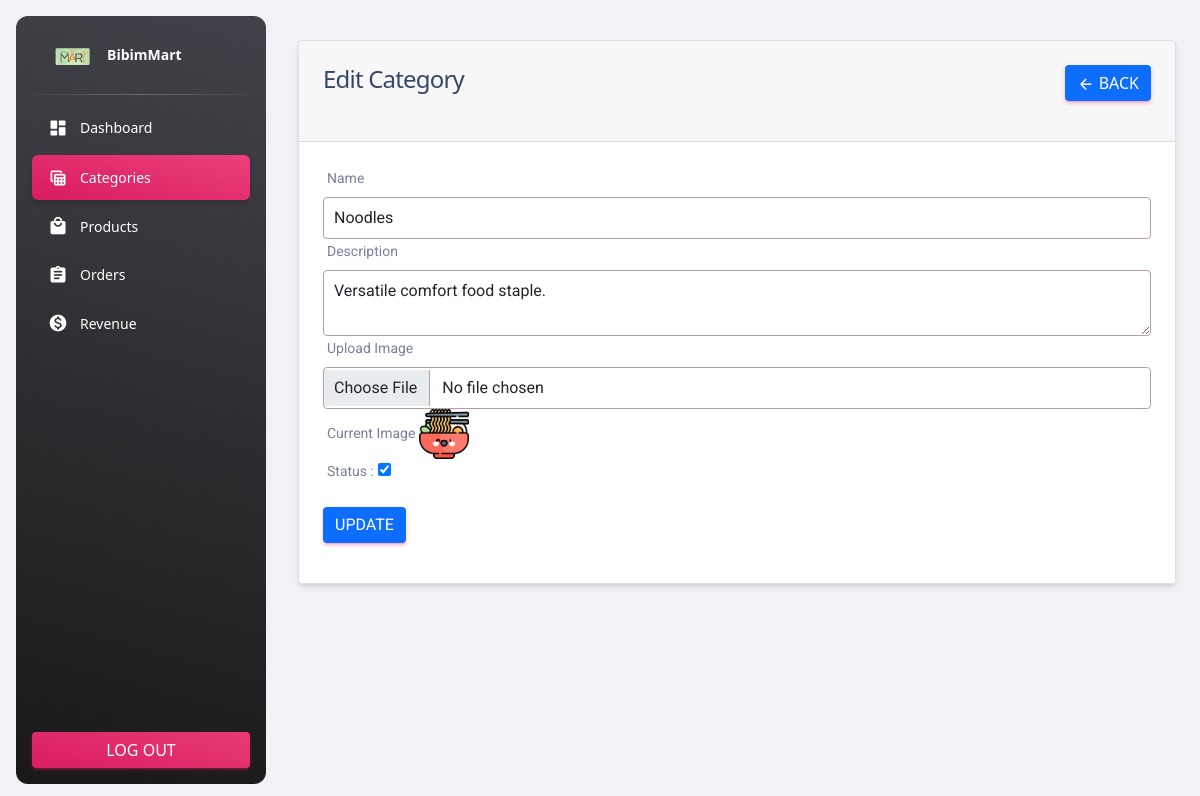
/admin/edit-cat.php?id=3, run on the app's committed database.
### tables this page shows
CREATE TABLE `product_cat` (
  `product_cat_id` int(11) NOT NULL,
  `product_cat_name` varchar(50) NOT NULL,
  `product_cat_desc` varchar(50) NOT NULL,
  `product_cat_image` varchar(191) NOT NULL,
  `product_status` varchar(1) NOT NULL
);

### myfunctions.php (called while the page is built, shortened)
<?php
$conn = connection();
function getByIDcat($table, $id){
    global $conn;
    $query = "SELECT * FROM $table WHERE product_cat_id='$id' ";
    $query_run = mysqli_query($conn, $query);
    return $query_run;
}
?>

### admin/edit-cat.php (the view, shortened to what this page needs)
<?php
include ('includes/header.php');
?>
<div class="container">
    <div class="row mt-3">
        <div class="col-md-12">
            <?php
            if (isset($_GET['id'])) {
                $id = $_GET['id'];
                $category = getByIDcat("product_cat", $id);
                if (mysqli_num_rows($category) > 0) {
                    $data = mysqli_fetch_array($category);
                    ?>
                    <div class="card">
                    <div class="card-header">
                        <h4>Edit Category
                        <a href="category.php" class="btn btn-primary float-end"><i class="material-icons">arrow_back</i> Back</a>
                        </h4>
                    </div>
                    <div class="card-body">
                        <form action="code.php" method="POST" enctype="multipart/form-data">
                            <div class="row">
                                <div class="col-md-12">
                                    <label for="name">Name</label>
                                    <input type="text" name="name" value="<?=$data['product_cat_name'] ?>" placeholder="Enter category name" class="form-control"></input>
                                </div>
                                <div class="col-md-12">
                                    <label for="description">Description</label>
                                    <textarea rows="2" name="description" placeholder="Enter category description"
                                        class="form-control"><?=$data['product_cat_desc']?></textarea>
                                </div>
                                <div class="col-md-12">
                                    <label for="image">Upload Image</label>
                                    <input type="file" name="image" class="form-control">
                                    <label for="image">Current Image</label>
                                    <img src="../uploads/<?=$data['product_cat_image']?>" width="50px" height="50px" alt="">
                                </div>
                                <div class="col-md-3">
                                        <label class="mb-0">Status :</label>
                                        <input type="checkbox" <?=$data['product_status'] == '0' ? '' : 'checked' ?> name="status"></input>
                                </div>
                                <div class="col-md-12">
                                </div>
                                <div class="col-md-12 ">
                                    <button type="submit" class="btn btn-primary" name="update_category_btn">Update</button>
                                </div>
                            </div>
                        </form>
                    </div>
                </div>
                <?php
                } else {
                    echo "Category not found";
                }
            } else {
                echo "ID missing from url";
            }
            ?>
        </div>
    </div>
</div>
<?php include ('includes/footer.php'); ?>

### admin/includes/header.php (style rules this page uses)
.form-control { border: 1px solid #b3a1a1 !important; padding: 8px 10px; }

### data on the page
product_cat: name "Noodles", description "Versatile comfort food staple.", product_cat_image (picture), product_status "☑"
